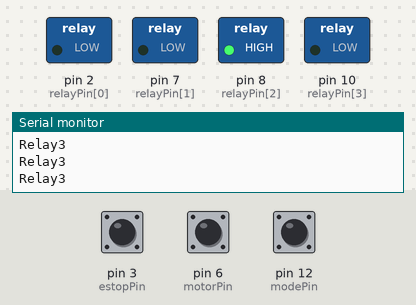
This sketch was run on a simulated Arduino Uno, built with avr-gcc and run on an emulated ATmega328P. Parts: switched loads named in the sketch (green lamp = pin HIGH), the last lines printed to the serial monitor. The test bench sets the inputs (shaded band); at power-on: pin 3 (estopPin) LOW, pin 12 (modePin) LOW, pin 6 (motorPin) HIGH.

Above: at 1.3 s.
1.4 s: pin 3 (estopPin) pulled HIGH for 0.15 s
At 1.5 s:
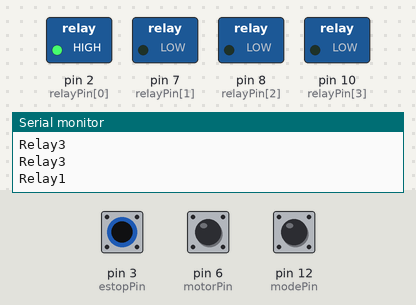
3.1 s: pin 12 (modePin) pulled HIGH for 0.15 s
At 3.2 s:
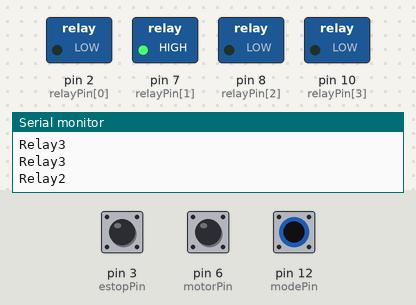
4.8 s: pin 12 (modePin) pulled HIGH for 3.2 s
At 8.4 s:
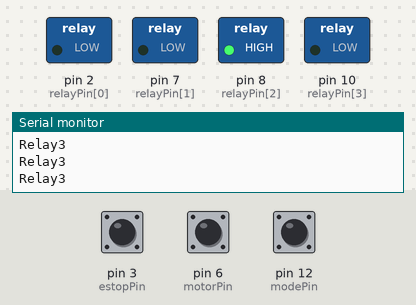
9.5 s: pin 3 (estopPin) pulled HIGH for 3.2 s
At 10.7 s:
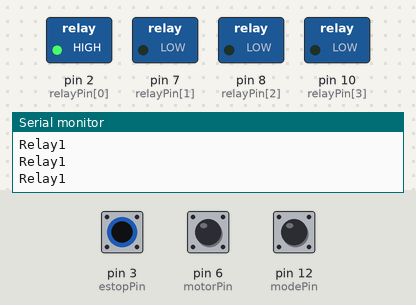
Timing chart, 0 to 14.2 s (numbered marks = the images above; inputs shaded):
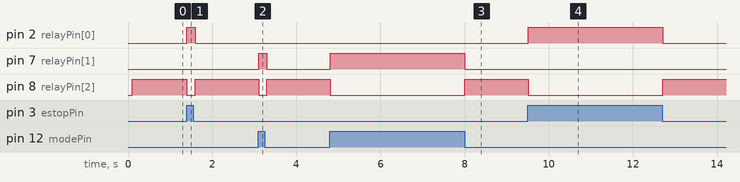

Measured:
- after the input at 1.4 s, pin 2 (relayPin[0]): LOW → HIGH at once, → LOW 0.20 s later; pin 8 (relayPin[2]): HIGH → LOW at once, → HIGH 0.20 s later
- after the input at 3.1 s, pin 7 (relayPin[1]): LOW → HIGH at once, → LOW 0.20 s later; pin 8 (relayPin[2]): HIGH → LOW at once, → HIGH 0.20 s later
- after the input at 4.8 s, pin 7 (relayPin[1]): LOW → HIGH at once, → LOW 3.2 s later; pin 8 (relayPin[2]): HIGH → LOW at once, → HIGH 3.2 s later
- after the input at 9.5 s, pin 2 (relayPin[0]): LOW → HIGH at once, → LOW 3.2 s later; pin 8 (relayPin[2]): HIGH → LOW at once, → HIGH 3.2 s later

The sketch:

relay_led.ino
```cpp
#define estopPin 3
#define modePin 12
#define motorPin 6

byte relayPin[4] = {2,7,8,10};
//D2 -> RELAY1
//D7 -> RELAY2
//D8 -> RELAY3
//D10 -> RELAY4

void setup(){

  pinMode(estopPin, INPUT);
  pinMode(modePin, INPUT);

  for(int i = 0; i < 4; i++)  pinMode(relayPin[i],OUTPUT);
  for(int j = 0; j < 4; j++)  digitalWrite(relayPin[j],LOW);

  Serial.begin(57600);
  delay(100);
}

void loop() {

    if(digitalRead(estopPin)==HIGH||digitalRead(motorPin)==LOW){
        Serial.println("Relay1");
        digitalWrite(relayPin[0],HIGH);
        digitalWrite(relayPin[1],LOW);
        digitalWrite(relayPin[2],LOW);
    }

    else{
      if (digitalRead(modePin)==HIGH){ //control by RC
        Serial.println("Relay2");
        digitalWrite(relayPin[0],LOW);
        digitalWrite(relayPin[1],HIGH);
        digitalWrite(relayPin[2],LOW);

      }
      else{ //automation
        Serial.println("Relay3");
        digitalWrite(relayPin[0],LOW);
        digitalWrite(relayPin[1],LOW);
        digitalWrite(relayPin[2],HIGH);

      }

    }

  delay(100);
}
```
